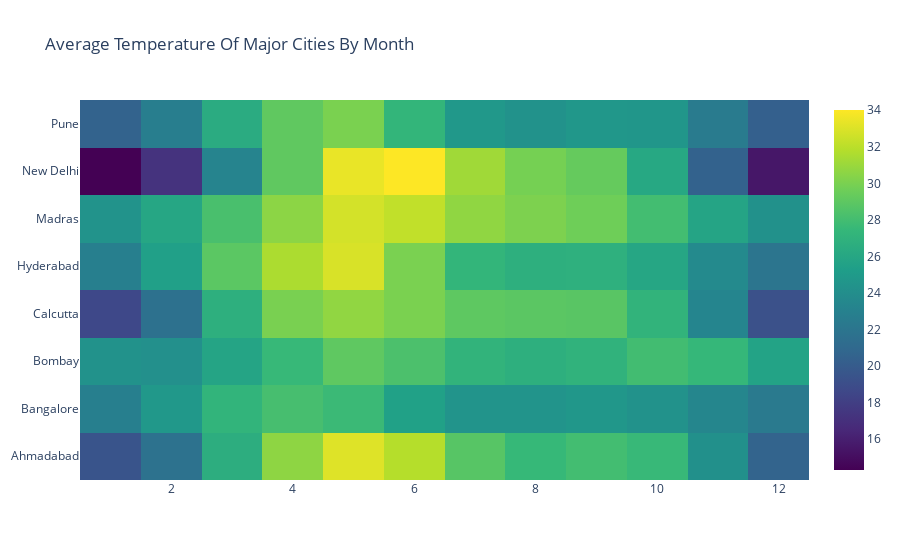

The notebook cell this image was saved under:
### Code cell
indian_cities=cities[cities['Country']=='India']
indian_cities=indian_cities[indian_cities['year']>'1850']
major_cities=indian_cities[indian_cities['City'].isin(['Bombay','New Delhi','Bangalore','Hyderabad','Calcutta','Pune','Madras','Ahmadabad'])]
heatmap=major_cities.groupby(['City','month'])['AverageTemperature'].mean().reset_index()
trace = go.Heatmap(z=heatmap['AverageTemperature'],
                   x=heatmap['month'],
                   y=heatmap['City'],
                  colorscale='Viridis')
data=[trace]
layout = go.Layout(
    title='Average Temperature Of Major Cities By Month',
)
fig = go.Figure(data=data, layout=layout)
py.iplot(fig, filename='labelled-heatmap')

### Figure 1 — Plotly figure (JSON) as saved in the notebook; plotly's stock layout.template omitted (floating-point values rounded to 4 significant figures)
{"data": [{"colorscale": [[0, "#440154"], [0.1111, "#482878"], [0.2222, "#3e4989"], [0.3333, "#31688e"], [0.4444, "#26828e"], [0.5556, "#1f9e89"], [0.6667, "#35b779"], [0.7778, "#6ece58"], [0.8889, "#b5de2b"], [1, "#fde725"]], "type": "heatmap", "x": ["01", "02", "03", "04", "05", "06", "07", "08", "09", "10", "11", "12", "01", "02", "03", "04", "05", "06", "07", "08", "09", "10", "11", "12", "01", "02", "03", "04", "05", "06", "07", "08", "09", "10", "11", "12", "01", "02", "03", "04", "05", "06", "07", "08", "09", "10", "11", "12", "01", "02", "03", "04", "05", "06", "07", "08", "09", "10", "11", "12", "01", "02", "03", "04", "05", "06", "07", "08", "09", "10", "11", "12", "01", "02", "03", "04", "05", "06", "07", "08", "09", "10", "11", "12", "01", "02", "03", "04", "05", "06", "07", "08", "09", "10", "11", "12"], "y": ["Ahmadabad", "Ahmadabad", "Ahmadabad", "Ahmadabad", "Ahmadabad", "Ahmadabad", "Ahmadabad", "Ahmadabad", "Ahmadabad", "Ahmadabad", "Ahmadabad", "Ahmadabad", "Bangalore", "Bangalore", "Bangalore", "Bangalore", "Bangalore", "Bangalore", "Bangalore", "Bangalore", "Bangalore", "Bangalore", "Bangalore", "Bangalore", "Bombay", "Bombay", "Bombay", "Bombay", "Bombay", "Bombay", "Bombay", "Bombay", "Bombay", "Bombay", "Bombay", "Bombay", "Calcutta", "Calcutta", "Calcutta", "Calcutta", "Calcutta", "Calcutta", "Calcutta", "Calcutta", "Calcutta", "Calcutta", "Calcutta", "Calcutta", "Hyderabad", "Hyderabad", "Hyderabad", "Hyderabad", "Hyderabad", "Hyderabad", "Hyderabad", "Hyderabad", "Hyderabad", "Hyderabad", "Hyderabad", "Hyderabad", "Madras", "Madras", "Madras", "Madras", "Madras", "Madras", "Madras", "Madras", "Madras", "Madras", "Madras", "Madras", "New Delhi", "New Delhi", "New Delhi", "New Delhi", "New Delhi", "New Delhi", "New Delhi", "New Delhi", "New Delhi", "New Delhi", "New Delhi", "New Delhi", "Pune", "Pune", "Pune", "Pune", "Pune", "Pune", "Pune", "Pune", "Pune", "Pune", "Pune", "Pune"], "z": [19.5, 21.76, 26.61, 30.64, 33.08, 31.82, 28.76, 27.5, 27.97, 27.54, 24.19, 20.6, 22.8, 24.78, 27.16, 28.12, 27.67, 25.5, 24.46, 24.47, 24.71, 24.34, 23.41, 22.36, 24.28, 24.15, 25.81, 27.51, 29.06, 28.32, 27.13, 26.75, 27.04, 27.95, 27.43, 25.66, 18.63, 21.6, 26.73, 29.97, 30.7, 30.0, 29.04, 28.91, 28.82, 27.13, 23.28, 19.24, 22.84, 25.45, 28.92, 31.56, 32.89, 29.99, 27.26, 26.72, 26.83, 25.93, 23.66, 21.95, 24.42, 25.96, 28.22, 30.57, 32.72, 32.2, 30.69, 30.1, 29.62, 27.98, 25.82, 24.24, 14.31, 17.25, 23.21, 29.1, 33.41, 34.01, 31.18, 29.86, 29.27, 26.1, 20.47, 15.53, 20.55, 22.72, 26.42, 29.11, 30.0, 27.25, 24.79, 24.33, 24.74, 24.64, 22.44, 20.32]}], "layout": {"title": {"text": "Average Temperature Of Major Cities By Month"}}}
